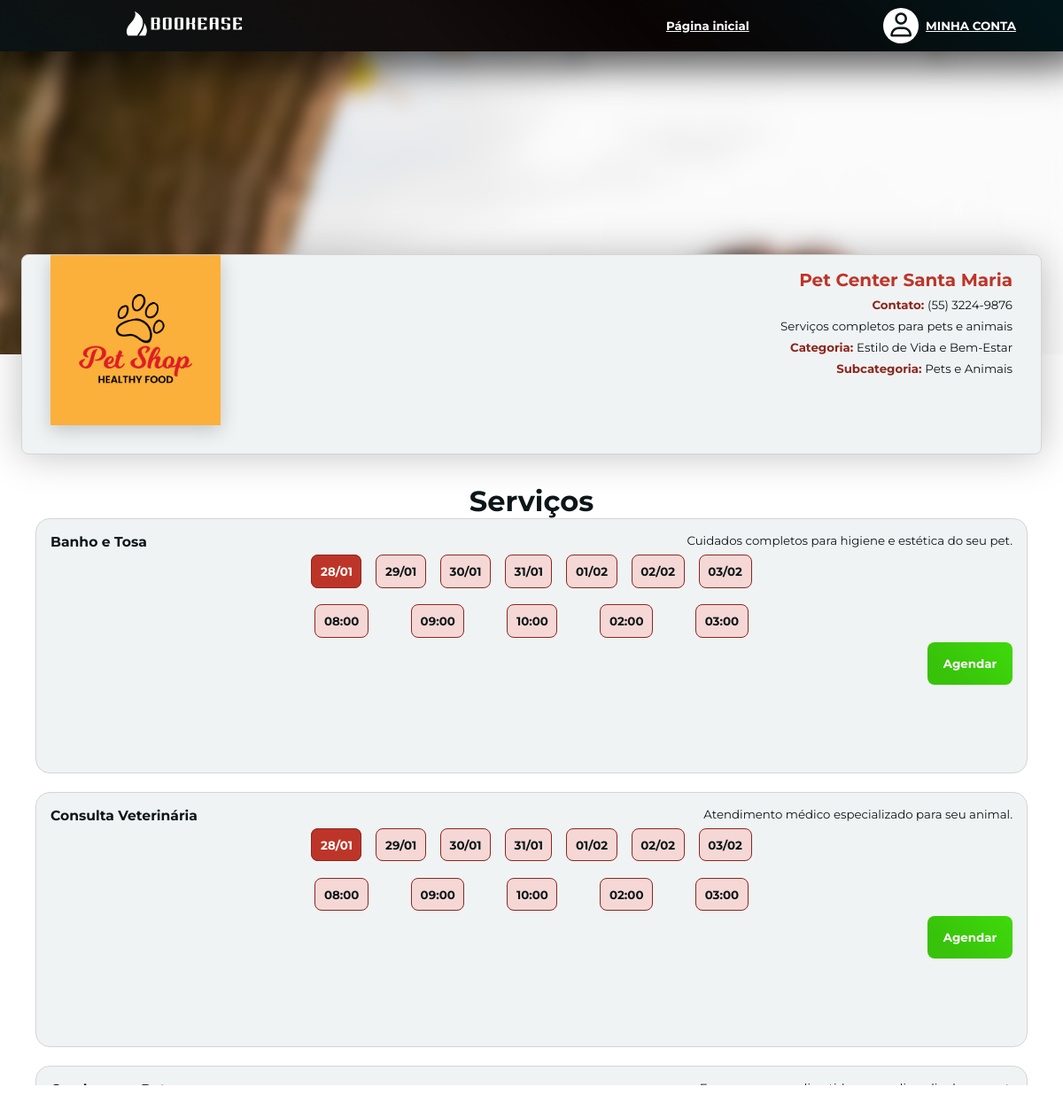
The page /view/establishment_page.php?id=2 (signed in) on the database its author committed.
### tables this page shows
CREATE TABLE establishments(
	id INT auto_increment,
    cnpj VARCHAR(18) UNIQUE,
    user_id INT,
    name VARCHAR(200),
    email VARCHAR(100),
    phone VARCHAR(14),
    image VARCHAR(100),
    address VARCHAR(200),
    latitude DOUBLE,
    longitude DOUBLE,
    description VARCHAR(200),
    category_id INT,
    subcategory_id INT,
    creation_date DATE,
    PRIMARY KEY(id),
    FOREIGN KEY(user_id) REFERENCES users(id),
    FOREIGN KEY(category_id) REFERENCES categories(id),
    FOREIGN KEY(subcategory_id) REFERENCES subcategories(id)
);

CREATE TABLE categories(
    id INT auto_increment,
    name VARCHAR(100),
    PRIMARY KEY(id)
);

CREATE TABLE subcategories(
    id INT auto_increment,
    name VARCHAR(100),
    category_id INT,
    PRIMARY KEY(id),
    FOREIGN KEY(category_id) REFERENCES categories(id)
);

CREATE TABLE services(
    id INT auto_increment,
    establishments_id INT,
    name VARCHAR(100),
    description VARCHAR(200),
    creation_date DATE,
    PRIMARY KEY(id),
    FOREIGN KEY(establishments_id) REFERENCES establishments(id)
);

CREATE TABLE availability(
    id INT auto_increment,
    service_id INT,
    week_days ENUM('monday', 'tuesday', 'wednesday', 'thursday', 'friday', 'saturday', 'sunday'),
    start_time TIME,
    PRIMARY KEY(id),
    FOREIGN KEY(service_id) REFERENCES services(id)
);

### controller/establishments_controller.php (called while the page is built, shortened)
<?php
    include_once '../model/database_connect.php';
    function get_one_establishment($id) {
        $con = new connect_database();
        $con->connect();
        $query = "SELECT establishments.*,
                    categories.name AS category_name,
                    subcategories.name AS subcategory_name
                    FROM establishments
                    JOIN categories ON establishments.category_id = categories.id
                    LEFT JOIN subcategories ON establishments.subcategory_id = subcategories.id
                    WHERE establishments.id = $id;";
        $result = $con->consult($query);
        if($result != null) {
            return $result;
        }
        else {
            return null;
        }
    }
    function get_services_from_establishment($id) {
        $con = new connect_database();
        $con->connect();
        $query = "SELECT * FROM services where establishments_id = $id";
        $result = $con->consult_all($query);
        if($result != null) {
            return $result;
        }
        else {
            return null;
        }
    }
    function get_availability_from_service($id) {
        $con = new connect_database();
        $con->connect();
        $query = "SELECT
                availability.id AS id,
                availability.service_id AS service_id,
                availability.week_days,
                availability.start_time,
                services.name AS service_name,
                establishments.name AS establishment_name
                FROM  availability
                INNER JOIN services ON availability.service_id = services.id
                INNER JOIN establishments ON services.establishments_id = establishments.id
                WHERE establishments.id = $id;";
        $result = $con->consult_all($query);
        if($result != null) {
            return $result;
        }
        else {
            return null;
        }
    }
?>

### model/database_connect.php (called while the page is built, shortened)
<?php
class connect_database {
    protected $mysqli;
    protected $host = '127.0.0.1';
    protected $user = 'root';
    protected $password = '12345';
    protected $database = 'bookease';
    public function connect() {
        $this->mysqli = new mysqli($this->host, $this->user, $this->password, $this->database);
        $this->mysqli->set_charset('utf8');
    }
    public function consult($query) {
        try {
            if ($result = $this->mysqli->query($query)){
                $result = mysqli_fetch_assoc($result);
                return $result;
            }
            else {
                $this->rows_affected = 0;
                return null;
            }
        }
        catch (Exception $exc) {
            $this->disconnect();
        }
    }
    public function consult_all($query) {
        try {
            if ($result = $this->mysqli->query($query)){
                $result = $result->fetch_all(MYSQLI_ASSOC);
                return $result;
            }
            else {
                $this->rows_affected = 0;
                return null;
            }
        }
        catch (Exception $exc) {
            $this->disconnect();
        }
    }
}

### view/establishment_page.php (the view, shortened to what this page needs)
<!DOCTYPE html>
<html lang="en">
<head>
    <link rel="stylesheet" href="/public/css/establishment_page.css">
    <link rel="stylesheet" href="/public/css/components/red_button.css">
    <link rel="stylesheet" href="/public/css/components/green_button.css">
    <link rel="stylesheet" href="/public/css/components/header.css">
    <link href='https://unpkg.com/boxicons@2.1.4/css/boxicons.min.css' rel='stylesheet'>
</head>
<body>
    <?php
        require_once '../controller/establishments_controller.php';
        if(isset($_REQUEST) && isset($_REQUEST['id'])) {
            $establishment = get_one_establishment($_REQUEST['id']);
            if(isset($establishment)) {
                if(strlen($establishment['phone']) == 10) {
                    $establishment['phone'] = preg_replace('/(\d{2})(\d{4})(\d+)/', '($1) $2-$3', $establishment['phone']);
                }
                else {
                    $establishment['phone'] = preg_replace('/(\d{2})(\d{5})(\d+)/', '($1) $2-$3', $establishment['phone']);
                }
                $services = get_services_from_establishment($establishment['id']);
                $availability = get_availability_from_service($establishment['id']);
            }
        }
    ?>
    <header
        <?php
            if(isset($establishment)) {
                echo '
                    style="background-image: url(../public/images/category_images/'.str_replace(' ','\ ',$establishment['category_name']).'.jpg);
                    background-repeat: no-repeat;
                    background-attachment: fixed;
                    background-position: center 120%;
                    background-size: cover;
                "
                ';
            }
        ?>>
        <div class="header">
            <div class="logo">
                <a href="/view/index.php">
                    <img src="/public/images/logos_horizontal/logo1_white.svg" alt="" class="logo_image">
                </a>
            </div>
            <div class="header_buttons">
                <div class="header_button">
                    <a href="../view/establishments.php">
                        Página inicial
                    </a>
                </div>
                <div class="account_pages">
                    <a href="/view/myaccount.php" class="profile_picture">
                        <i class="fa-regular fa-user"></i>
                    </a>
                    <div>
                        <?php
                            if(!isset($_SESSION['login'])) {
                                echo '
                                    <span class="account_buttons">
                                        <a href="/view/login.php">
                                            ENTRE
                                        </a>
                                        <span>ou</span>
                                    </span>
                                    <span class="account_buttons">
                                        <a href="/view/register.php">
                                            CADASTRE-SE
                                        </a>
                                    </span>
                                ';
                            }
                            else {
                                echo '
                                    <a href="/view/myaccount.php">
                                        <span>MINHA CONTA</span>
                                    </a>
                                ';
                            }
                        ?>
                    </div>
                </div>
            </div>
        </div>
        <div class="header_background_image"></div>
    </header>
    <main>
        <div class="establishment_header">
            <?php
                    if(isset($establishment) && $establishment != null) {
                        echo '
                            <img src="../controller/uploads/'.$establishment['cnpj'].'.jpg" alt="" class="establishment_image">
                            <div class="establishment_info">
                                <h2 class="establishment_title">'.$establishment['name'].'</h2>
                                <p>
                                    <span>Contato: </span>
                                    '.$establishment['phone'].'
                                </p>
                                <p>'.$establishment['description'].'</p>
                                <p>
                                    <span>Categoria: </span>
                                    '.$establishment['category_name'].'
                                </p>
                                <p>
                                    <span>Subcategoria: </span>
                                    '.$establishment['subcategory_name'].'
                                </p>
                            </div>
                        ';
                        }
                    ?>
        </div>
        <div class="establishment_content">
            <div class="row">
                <h1>Serviços</h1>
            </div>
                <div class="establishment_services">
                    <?php
                        if(isset($services)) {
                            foreach($services as $s) {
                                echo '
                                    <div class="service">
                                        <div class="service_info">
                                            <h3>'.$s['name'].'</h3>
                                            <p>'.$s['description'].'</p>
                                        </div>
                                        <form action="../controller/reserve_controller.php" method="post">
                                            <div class="next_week">
                                ';
                                for ($i = 0; $i < 7; $i++) {
                                    $future_date = new DateTime();
                                    $future_date->add(new DateInterval("P{$i}D"));
                                    $formated_date = $future_date->format('d/m');
                                    $mysql_formated_date = $future_date->format('Y-m-d');
                                    $week_day_id = "week_day_$s[id]_$i";
                                    $checked = $i === 0 ? 'checked' : '';
                                    echo '
                                                <div class="form_input">
                                                    <input type="radio" name="available_day" class="available_day_'.$s['id'].'" id="'.$week_day_id.'" value="'.$mysql_formated_date.'" '.$checked.'>
                                                    <label for="'.$week_day_id.'" class="service_button">'.$formated_date.'</label>
                                                </div>
                                    ';
                                }
                                echo '
                                            </div>
                                            <div class="days_slider" id="days_slider_'.$s['id'].'">
                                ';
                                for($i=0; $i<7; $i++) {
                                    $future_date = new DateTime();
                                    $future_date->add(new DateInterval("P{$i}D"));
                                    $formated_date = $future_date->format('l');
                                    echo '
                                        <div class="available_times slide">
                                    ';
                                    foreach($availability as $a) {
                                        if($a['week_days'] == strtolower($formated_date) && $a['service_id'] == $s['id']) {
                                            $formated_start_time = date('h:i', strtotime($a['start_time']));
                                            echo '
                                                    <div class="form_input">
                                                        <input type="radio" name="available_times" id="'.$a['id'].'" value="'.$a['id'].'">
                                                        <label for="'.$a['id'].'" class="service_button">'.$formated_start_time.'</label>
                                                    </div>
                                            ';
                                        }
                                    }
                                    echo '
                                                </div>
                                    ';
                                }
                                echo '
                                            </div>
                                            <div class="green_button submit_button">
                                                <button type="submit" name="register_reserve" value="'.$s['id'].'">Agendar</button>
                                            </div>
                                            <input type="hidden" name="establishment_id" value="'.$establishment['id'].'">
                                            <input type="hidden" name="service_id" value="'.$s['id'].'">
                                        </form>
                                </div>
                                ';
                            }
                        }
                    ?>
                </div>
            </div>
    </main>
</body>
</html>

### rows shown on the page
establishments: category.name (picture), cnpj (picture), name "Pet Center Santa Maria", description "Serviços completos para pets e animais", category.name "Estilo de Vida e Bem-Estar", subcategory.name "Pets e Animais"
services: name "Banho e Tosa", description "Cuidados completos para higiene e estética do seu pet.", $s['id'] 6 (drawn)
availability: start_time "08:00"
availability: start_time "09:00"
availability: start_time "10:00"
availability: start_time "02:00"
availability: start_time "03:00"
services: name "Consulta Veterinária", description "Atendimento médico especializado para seu animal.", $s['id'] 7 (drawn)
availability: start_time "08:00"
availability: start_time "09:00"
availability: start_time "10:00"
availability: start_time "02:00"
availability: start_time "03:00"

### other values the page prints
$establishment['phone'] "(55) 3224-9876"
